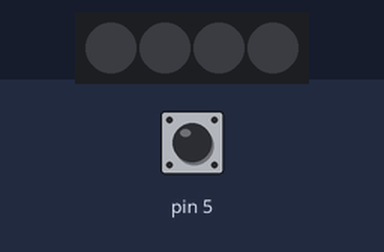
Simulated run of this sketch. Board: Arduino Uno, built with avr-gcc and run on an emulated ATmega328P. On the bench: 4 RGB LEDs in strip order, left to right. The test bench sets the inputs (shaded band); at power-on: pin 5 HIGH.

Above: at 1.2 s.
1.3 s: pin 5 pulled LOW for 1 s
At 3.5 s:
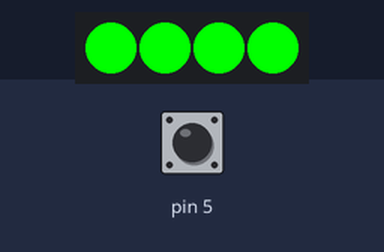
4.0 s: pin 5 pulled LOW for 0.15 s
At 4.8 s:
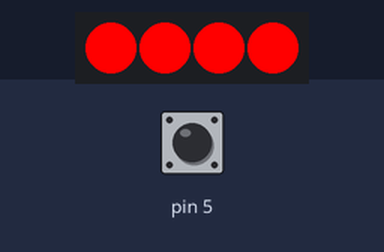
5.8 s: pin 5 pulled LOW for 3.2 s
At 9.8 s:
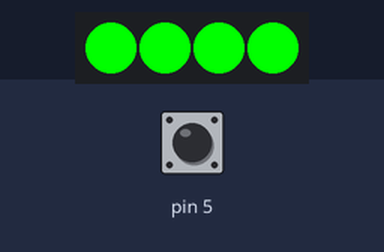
Timing chart, 0 to 11.3 s (numbered marks = the images above; inputs shaded):
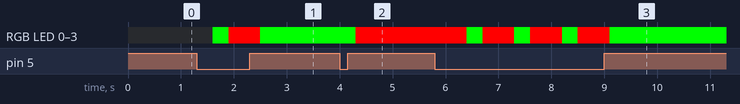

The sketch:

Oppgave_13b.ino
```cpp
#include <Adafruit_NeoPixel.h>

#define PIN 2
#define NUMPIXELS 4
byte button;

Adafruit_NeoPixel pixels(NUMPIXELS, PIN, NEO_GRB + NEO_KHZ800);
void setup() {
  pixels.begin();
  pinMode(5, INPUT_PULLUP);
}

void loop() {
  pixels.clear();

  if (digitalRead(5) == LOW && button < 3) {
    button += 1;
    delay(300);
  }

  if (button >= 3) {
    button = 0;
  }

  switch (button) {
    case 1:
      pixels.setPixelColor(0, pixels.Color(0, 255, 0));
      pixels.setPixelColor(1, pixels.Color(0, 255, 0));
      pixels.setPixelColor(2, pixels.Color(0, 255, 0));
      pixels.setPixelColor(3, pixels.Color(0, 255, 0));
      pixels.show();
      break;
    case 2:
      pixels.setPixelColor(0, pixels.Color(255, 0, 0));
      pixels.setPixelColor(1, pixels.Color(255, 0, 0));
      pixels.setPixelColor(2, pixels.Color(255, 0, 0));
      pixels.setPixelColor(3, pixels.Color(255, 0, 0));
      pixels.show();
      break;
    case 3:
      pixels.setPixelColor(0, pixels.Color(0, 0, 255));
      pixels.setPixelColor(1, pixels.Color(0, 0, 255));
      pixels.setPixelColor(2, pixels.Color(0, 0, 255));
      pixels.setPixelColor(3, pixels.Color(0, 0, 255));
      pixels.show();
      break;
  }
}
```

Measured:
- after the input at 1.3 s, RGB LED 0–3: off → RGB(0, 255, 0) after 0.30 s, → RGB(255, 0, 0) 0.30 s later, → RGB(0, 255, 0) 0.60 s later
- after the input at 4.0 s, RGB LED 0–3: RGB(0, 255, 0) → RGB(255, 0, 0) after 0.30 s
- after the input at 5.8 s, RGB LED 0–3: alternates RGB(255, 0, 0) for 0.60 s and RGB(0, 255, 0) for 0.30 s, 7 changes in all, then stays RGB(0, 255, 0), starting after 0.60 s
